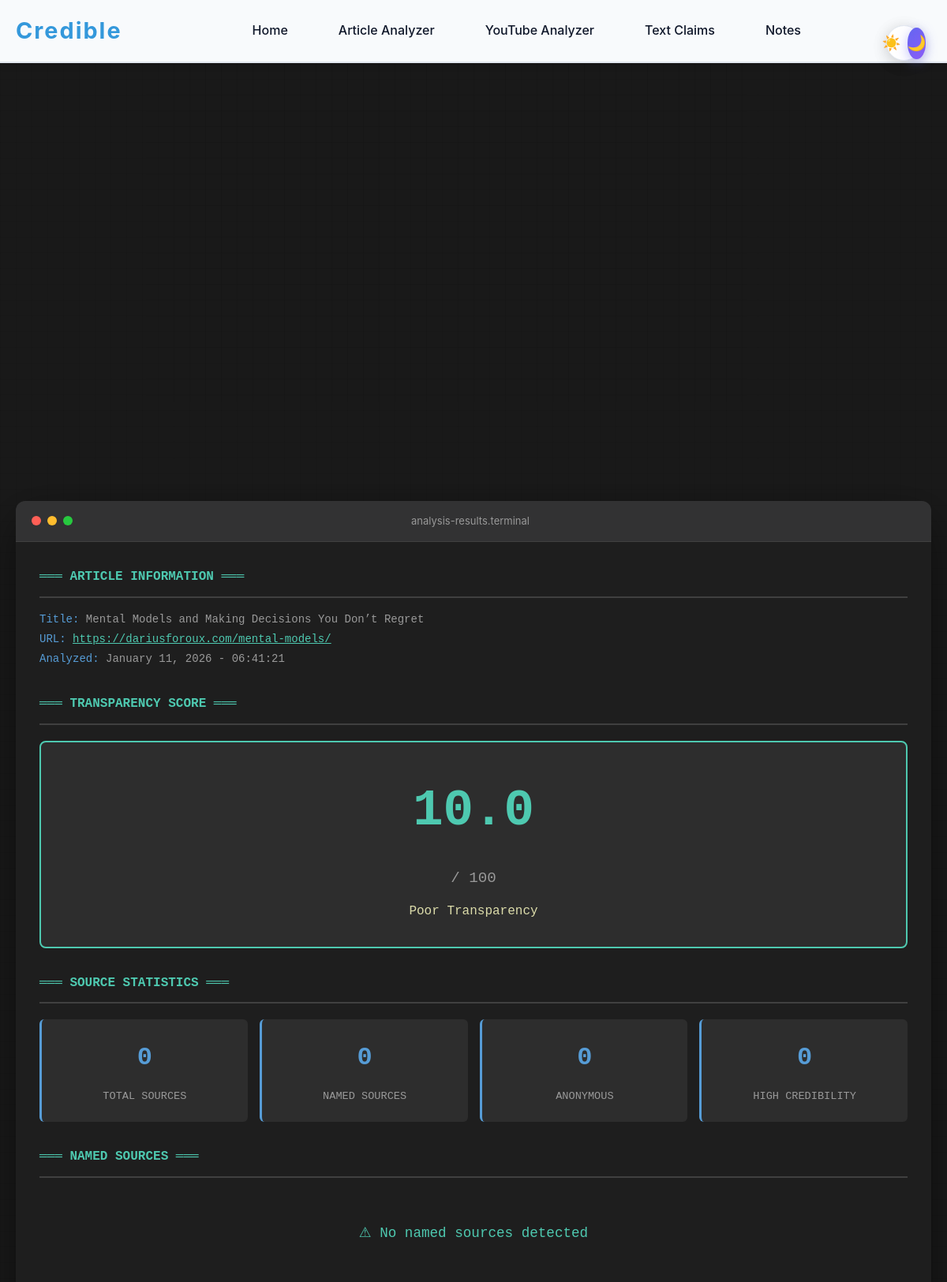
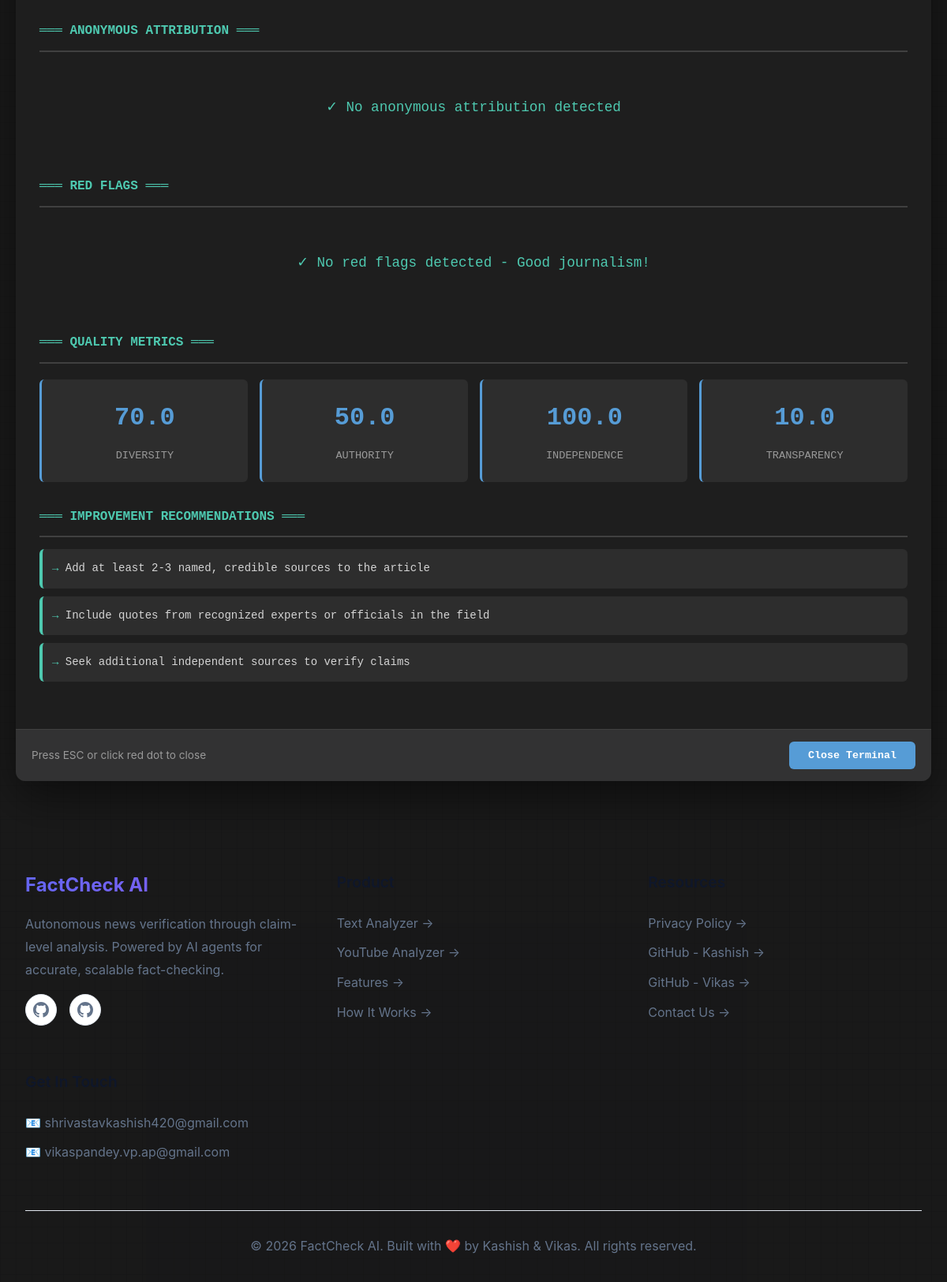
Screenshot of /analyzer/results/4/ with the database file from the repository (2 pictures, top to bottom).
### analyzer/models.py (models this page shows, shortened)
class Article(models.Model):
    title = models.CharField(max_length=500)
    content = models.TextField()
    url = models.URLField(max_length=1000, blank=True, null=True)
    named_sources = models.JSONField(default=list)
    anonymous_phrases = models.JSONField(default=list)
    unique_source_count = models.IntegerField(default=0)
    transparency_score = models.FloatField(default=0.0)
    red_flags = models.JSONField(default=list)
    source_breakdown = models.JSONField(default=dict)
    attribution_patterns = models.JSONField(default=dict)
    analyzed_at = models.DateTimeField(default=timezone.now)
    created_at = models.DateTimeField(auto_now_add=True)
    updated_at = models.DateTimeField(auto_now=True)
    class Meta:
        ordering = ['-analyzed_at']
        verbose_name = 'Article Analysis'
        verbose_name_plural = 'Article Analyses'

### analyzer/views.py (the view)
# urls.py: path('results/<int:article_id>/', views.results, name='results'),
def results(request, article_id):
    article = get_object_or_404(Article, id=article_id)
    score = article.transparency_score
    if score >= 70:
        score_color = 'success'
        score_label = 'Excellent'
    elif score >= 40:
        score_color = 'warning'
        score_label = 'Moderate'
    else:
        score_color = 'danger'
        score_label = 'Poor'
    return render(request, 'results.html', {
        'article': article,
        'score_color': score_color,
        'score_label': score_label
    })

### analyzer/templates/results.html (shortened to what this page needs)
{% extends 'base.html' %}
{% load static %}
{% block content %}
<div class="results-wrapper">
    <div class="terminal-window">
        <div class="terminal-header">
            <div class="terminal-controls">
                <div class="terminal-dot dot-red" onclick="window.location.href='{% url 'analyzer' %}'"></div>
                <div class="terminal-dot dot-yellow"></div>
                <div class="terminal-dot dot-green"></div>
            </div>
            <div class="terminal-title">analysis-results.terminal</div>
        </div>
        <div class="terminal-body">
            <div class="terminal-section">
                <div class="section-header">═══ ARTICLE INFORMATION ═══</div>
                <div style="color: #999;">
                    <div><span style="color: #569cd6;">Title:</span> {{ article.title }}</div>
                    <div><span style="color: #569cd6;">URL:</span>
                        {% if article.url %}
                            <a href="{{ article.url }}" target="_blank" style="color: #4ec9b0;">{{ article.url }}</a>
                        {% else %}
                            N/A
                        {% endif %}
                    </div>
                    <div><span style="color: #569cd6;">Analyzed:</span> {{ article.analyzed_at|date:"F d, Y - H:i:s" }}</div>
                </div>
            </div>
            <div class="terminal-section">
                <div class="section-header">═══ TRANSPARENCY SCORE ═══</div>
                <div class="score-display">
                    <div class="score-number">{{ article.transparency_score }}</div>
                    <div class="score-label">/ 100</div>
                    <div class="score-verdict">{{ score_label }} Transparency</div>
                </div>
            </div>
            <div class="terminal-section">
                <div class="section-header">═══ SOURCE STATISTICS ═══</div>
                <div class="stat-grid">
                    <div class="stat-box">
                        <div class="stat-value">{{ article.source_breakdown.total_sources }}</div>
                        <div class="stat-name">Total Sources</div>
                    </div>
                    <div class="stat-box">
                        <div class="stat-value">{{ article.source_breakdown.named_count }}</div>
                        <div class="stat-name">Named Sources</div>
                    </div>
                    <div class="stat-box">
                        <div class="stat-value">{{ article.source_breakdown.anonymous_count }}</div>
                        <div class="stat-name">Anonymous</div>
                    </div>
                    <div class="stat-box">
                        <div class="stat-value">{{ article.source_breakdown.named_high_credibility }}</div>
                        <div class="stat-name">High Credibility</div>
                    </div>
                </div>
            </div>
            <div class="terminal-section">
                <div class="section-header">═══ NAMED SOURCES ═══</div>
                {% if article.named_sources %}
                    {% for source in article.named_sources %}
                        <div class="source-item">
                            <div class="source-name">{{ source.name }}</div>
                            <div class="source-detail">
                                <div>Position: {{ source.title }}</div>
                                <div>Context: "{{ source.quote_context }}"</div>
                                {% if source.expertise_relevance %}
                                <div style="margin-top: 5px; color: #999;">
                                    Expertise: {{ source.expertise_relevance }}
                                </div>
                                {% endif %}
                            </div>
                            <span class="credibility-tag cred-{{ source.credibility }}">
                                {{ source.credibility }} credibility
                            </span>
                        </div>
                    {% endfor %}
                {% else %}
                    <div class="empty-message">⚠ No named sources detected</div>
                {% endif %}
            </div>
            <div class="terminal-section">
                <div class="section-header">═══ ANONYMOUS ATTRIBUTION ═══</div>
                {% if article.anonymous_phrases %}
                    {% for phrase in article.anonymous_phrases %}
                        <div class="anonymous-item">
                            <div class="anonymous-phrase">
                                → {{ phrase.phrase }}
                                {% if phrase.vagueness_score %}
                                <span style="float: right; color: #dcdcaa; font-size: 0.85rem;">
                                    Vagueness: {{ phrase.vagueness_score }}/10
                                </span>
                                {% endif %}
                            </div>
                            <div class="anonymous-context">...{{ phrase.context }}...</div>
                        </div>
                    {% endfor %}
                {% else %}
                    <div class="empty-message">✓ No anonymous attribution detected</div>
                {% endif %}
            </div>
            <div class="terminal-section">
                <div class="section-header">═══ RED FLAGS ═══</div>
                {% if article.red_flags %}
                    {% for flag in article.red_flags %}
                        <div class="red-flag-item">
                            <div class="flag-header">
                                <span class="flag-severity severity-{{ flag.severity }}">{{ flag.severity }}</span>
                                <span class="flag-name">{{ flag.flag }}</span>
                            </div>
                            <div class="flag-description">
                                {{ flag.description }}
                                {% if flag.recommendation %}
                                <div style="margin-top: 8px; color: #4ec9b0;">
                                    → Fix: {{ flag.recommendation }}
                                </div>
                                {% endif %}
                            </div>
                        </div>
                    {% endfor %}
                {% else %}
                    <div class="empty-message">✓ No red flags detected - Good journalism!</div>
                {% endif %}
            </div>
            {% if article.attribution_patterns.source_quality %}
            <div class="terminal-section">
                <div class="section-header">═══ QUALITY METRICS ═══</div>
                <div class="stat-grid">
                    <div class="stat-box">
                        <div class="stat-value">{{ article.attribution_patterns.source_quality.diversity_score|default:0 }}</div>
                        <div class="stat-name">Diversity</div>
                    </div>
                    <div class="stat-box">
                        <div class="stat-value">{{ article.attribution_patterns.source_quality.authority_score|default:0 }}</div>
                        <div class="stat-name">Authority</div>
                    </div>
                    <div class="stat-box">
                        <div class="stat-value">{{ article.attribution_patterns.source_quality.independence_score|default:0 }}</div>
                        <div class="stat-name">Independence</div>
                    </div>
                    <div class="stat-box">
                        <div class="stat-value">{{ article.attribution_patterns.source_quality.transparency_score|default:0 }}</div>
                        <div class="stat-name">Transparency</div>
                    </div>
                </div>
            </div>
            {% endif %}
            {% if article.attribution_patterns.recommendations %}
            <div class="terminal-section">
                <div class="section-header">═══ IMPROVEMENT RECOMMENDATIONS ═══</div>
                {% for rec in article.attribution_patterns.recommendations %}
                    <div style="background: #2d2d2d; padding: 12px; border-radius: 6px; margin-bottom: 10px; border-left: 4px solid #4ec9b0;">
                        <span style="color: #4ec9b0;">→</span> {{ rec }}
                    </div>
                {% endfor %}
            </div>
            {% endif %}
        </div>
        <div class="terminal-footer">
            <div class="terminal-info">Press ESC or click red dot to close</div>
            <button class="btn-close" onclick="window.location.href='{% url 'analyzer' %}'">
                Close Terminal
            </button>
        </div>
    </div>
</div>
{% endblock %}

### static/css/style.css (style rules this page uses)
:root[data-theme="light"] { --bg-primary: #f5f5f5; --bg-secondary: #ffffff; --text-primary: #2c3e50; --text-secondary: #7f8c8d; --accent-primary: #3498db; --accent-secondary: #2ecc71; --border-color: #dcdcdc; --grid-color: rgba(200, 200, 200, 0.3); --shadow: rgba(0, 0, 0, 0.1); }
* { margin: 0; padding: 0; box-sizing: border-box; }
body { font-family: 'Segoe UI', Tahoma, Geneva, Verdana, sans-serif; background-color: var(--bg-primary); color: var(--text-primary); line-height: 1.6; position: relative; transition: background-color 0.3s ease, color 0.3s ease; }
body::before { content: ''; position: fixed; top: 0; left: 0; width: 100%; height: 100%; background-image: linear-gradient(var(--grid-color) 1px, transparent 1px), linear-gradient(90deg, var(--grid-color) 1px, transparent 1px); background-size: 20px 20px; pointer-events: none; z-index: 0; }

### analyzer/templates/results.html (style rules this page uses)
.results-wrapper { position: fixed; top: 0; left: 0; right: 0; bottom: 0; background: rgba(0, 0, 0, 0.9); display: flex; align-items: center; justify-content: center; padding: 20px; z-index: 1000; animation: fadeIn 0.3s ease; }
.terminal-window { background: #1e1e1e; border-radius: 12px; width: 100%; max-width: 1400px; max-height: 90vh; display: flex; flex-direction: column; box-shadow: 0 20px 60px rgba(0, 0, 0, 0.5); animation: slideUp 0.4s ease; }
.terminal-header { background: #323233; padding: 15px 20px; display: flex; align-items: center; justify-content: space-between; border-bottom: 1px solid #404040; border-radius: 12px 12px 0 0; }
.terminal-controls { display: flex; gap: 8px; }
.terminal-dot { width: 12px; height: 12px; border-radius: 50%; cursor: pointer; }
.dot-red { background: #ff5f56; }
.dot-yellow { background: #ffbd2e; }
.dot-green { background: #27c93f; }
.terminal-title { color: #999; font-size: 13px; flex: 1; text-align: center; }
.terminal-body { flex: 1; padding: 30px; overflow-y: auto; font-family: 'Courier New', monospace; font-size: 14px; line-height: 1.8; color: #d4d4d4; }
.terminal-section { margin-bottom: 30px; }
.section-header { color: #4ec9b0; font-weight: bold; font-size: 16px; margin-bottom: 15px; padding-bottom: 10px; border-bottom: 2px solid #404040; }
.score-display { text-align: center; padding: 30px; margin: 20px 0; background: #2d2d2d; border-radius: 8px; border: 2px solid #4ec9b0; }
.score-number { font-size: 4rem; font-weight: bold; color: #4ec9b0; margin-bottom: 10px; }
.score-label { color: #999; font-size: 1.2rem; }
.score-verdict { color: #dcdcaa; font-size: 1rem; margin-top: 10px; }
.stat-grid { display: grid; grid-template-columns: repeat(4, 1fr); gap: 15px; margin: 20px 0; }
.stat-box { background: #2d2d2d; padding: 20px; border-radius: 6px; text-align: center; border-left: 3px solid #569cd6; }
.stat-value { font-size: 2rem; color: #569cd6; font-weight: bold; }
.stat-name { color: #999; font-size: 0.85rem; margin-top: 8px; text-transform: uppercase; }
.empty-message { text-align: center; padding: 40px; color: #4ec9b0; font-size: 1.1rem; }
.terminal-footer { background: #323233; padding: 15px 20px; border-top: 1px solid #404040; display: flex; justify-content: space-between; align-items: center; border-radius: 0 0 12px 12px; }
.btn-close { background: #569cd6; color: #fff; border: none; padding: 10px 24px; border-radius: 6px; font-weight: bold; cursor: pointer; font-family: 'Courier New', monospace; transition: background 0.2s; }
.terminal-info { color: #999; font-size: 0.85rem; }

### templates/footer.html (style rules this page uses)
:root[data-theme="light"] { --bg-primary: #ffffff; --bg-secondary: #f8fafc; --card-bg: #ffffff; --text-primary: #0f172a; --text-secondary: #64748b; --border-color: #e2e8f0; --shadow: rgba(0, 0, 0, 0.1); }
* { margin: 0; padding: 0; box-sizing: border-box; }
body { font-family: 'Inter', -apple-system, BlinkMacSystemFont, 'Segoe UI', sans-serif; background: var(--bg-primary); color: var(--text-primary); transition: background 0.3s ease, color 0.3s ease; }

### rows the page displays
Article: title "Mental Models and Making Decisions You Don’t Regret", url "https://dariusforoux.com/mental-models/", analyzed_at "January 11, 2026 - 06:41:21", transparency_score "10.0", source_breakdown.total_sources "0", source_breakdown.named_count "0", source_breakdown.anonymous_count "0", source_breakdown.named_high_credibility "0", attribution_patterns.source_quality.diversity_score "70.0", attribution_patterns.source_quality.authority_score "50.0", attribution_patterns.source_quality.independence_score "100.0", attribution_patterns.source_quality.transparency_score "10.0"

### other values shown
{{ score_label }} "Poor"
{{ rec }} "Add at least 2-3 named, credible sources to the article" "Include quotes from recognized experts or officials in the field" "Seek additional independent sources to verify claims"
